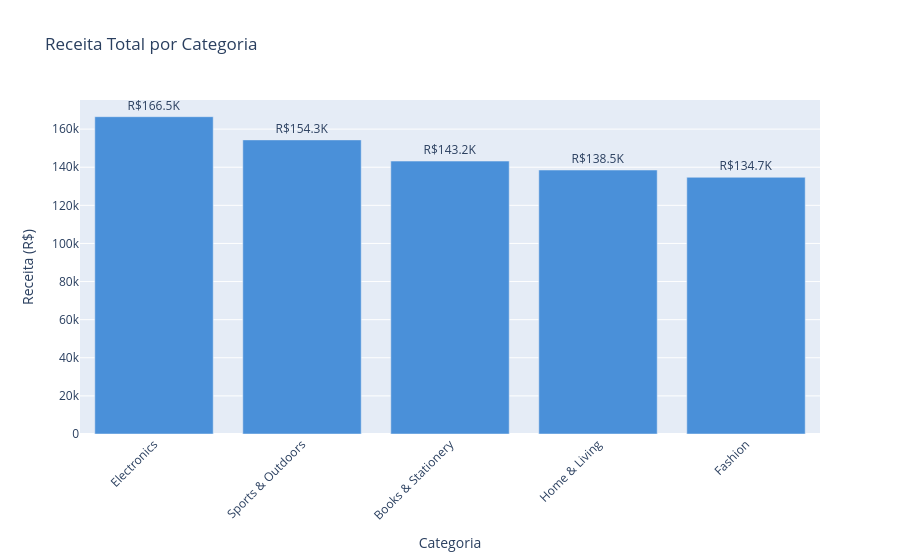
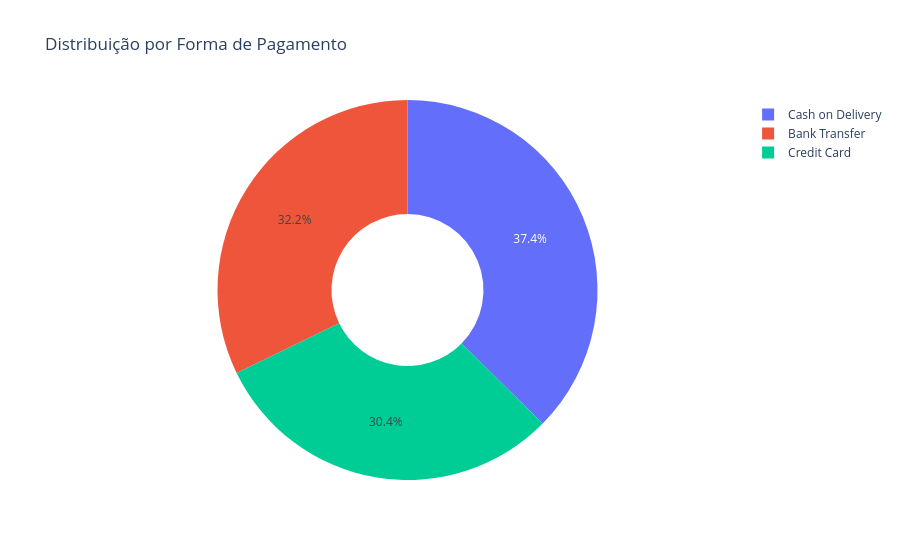

Notebook cell for these charts, in order:
### Code cell
import plotly.express

# Receita por categoria
receita_cat = df.groupby('category_name')['receita'].sum().sort_values(ascending=False).reset_index()

fig = go.Figure(go.Bar(
    x=receita_cat['category_name'],
    y=receita_cat['receita'],
    marker_color='#4a90d9',
    text=[f'R${v/1000:.1f}K' for v in receita_cat['receita']],
    textposition='outside'
))
fig.update_layout(
    title='Receita Total por Categoria',
    xaxis_title='Categoria',
    yaxis_title='Receita (R$)',
    xaxis_tickangle=-45
)

fig.show()

# Formas de pagamento

formas_pagamento = df['payment_method'].value_counts().reset_index()
formas_pagamento.columns = ['payment_method', 'count']

fig = go.Figure(go.Pie(
    labels=formas_pagamento['payment_method'],
    values=formas_pagamento['count'],
    hole=0.4
))
fig.update_layout(title='Distribuição por Forma de Pagamento')

fig.show()

### Figure 1 — Plotly figure (JSON) as saved in the notebook; plotly's stock layout.template omitted (floating-point values rounded to 4 significant figures)
{"data": [{"marker": {"color": "#4a90d9"}, "text": ["R$166.5K", "R$154.3K", "R$143.2K", "R$138.5K", "R$134.7K"], "textposition": "outside", "type": "bar", "x": ["Electronics", "Sports & Outdoors", "Books & Stationery", "Home & Living", "Fashion"], "y": [166500.0, 154300.0, 143200.0, 138500.0, 134700.0]}], "layout": {"title": {"text": "Receita Total por Categoria"}, "xaxis": {"tickangle": -45, "title": {"text": "Categoria"}}, "yaxis": {"title": {"text": "Receita (R$)"}}}}

### Figure 2 — Plotly figure (JSON) as saved in the notebook; plotly's stock layout.template omitted (floating-point values rounded to 4 significant figures)
{"data": [{"hole": 0.4, "labels": ["Cash on Delivery", "Bank Transfer", "Credit Card"], "type": "pie", "values": [374, 322, 304]}], "layout": {"title": {"text": "Distribuição por Forma de Pagamento"}}}
